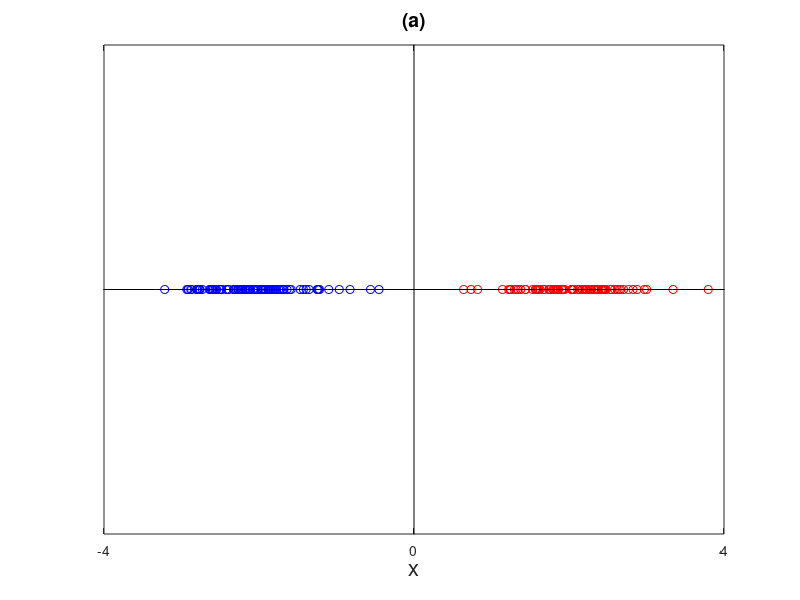

Reproduce this figure in MATLAB. (Note: this script raises an error after producing the figure.)
% Author: Stefan Stavrev 2013

% Generate N random positive numbers, and N negative numbers.
% The mean is 2 and -2 respectively, the std is 0.5.
N = 100;
r1 = -2 + 0.5 .* randn(N,1);
r2 = 2 + 0.5 .* randn(N,1);
r = [r1; r2];
y = zeros(N, 1);

% Plot negative values in blue.
figure;
plot (r1,y,'bo');
hold on
plot (r2,y,'ro');

% Draw line x=0.
hold on
xx = linspace(0, 0, 10);
yy = linspace(-2, 2, 10);
plot(xx,yy,'k')

% Draw line y=0.
hold on
xx = linspace(-10, 10, 10);
yy = linspace(0, 0, 10);
plot(xx,yy,'k')

axis([-4,4,-0.1,0.1]);
xlabel('x', 'FontSize', 16);
set(gca,'YTick',[], 'XTick',[-4,0,4]);
title('(a)', 'FontSize', 14);
hold off

% Attach an additional column to the data for the class assignments.
% The classes are 1 and 2, instead of 0 and 1, just a convenience
% for better workflow in Matlab because indexing begins at 1.
class_column = [ones(N,1); ones(N,1)+1];
x_train = [r class_column];

% Make predictions for one negative and one positive value.
x_test = (-4:0.01:4)';
[lambda, mu, sig, posterior] = class_gen (x_train, x_test, 2);

% Plot the posterior for the two test examples in x_test.
figure;
plot(x_test, posterior(:,1), 'b', x_test, posterior(:,2), 'r');
axis([-4,4,0,1.5]);
xlabel('x', 'FontSize', 16);
ylabel('P(w|x)', 'FontSize', 16);
legend('P(w=1|x)', 'P(w=2|x)');
set(gca,'YTick',[0, 1], 'XTick',[-4,-2,0,2,4]);
title('(d)', 'FontSize', 14);

% Plot lambda which represents P(w).
figure;
bar(lambda, 'y');
axis([0.5,2.5,0,1]);
xlabel('w', 'FontSize', 16);
ylabel('P(w)', 'FontSize', 16);
set(gca,'YTick',[0, 0.5, 1]);
title('(b)', 'FontSize', 14);

% Plot mu and sig which represent P(x|w=0) and P(x|w=1).
figure;
x = -4:0.01:4;
norm_pdf_1 = normpdf (x, mu(1,:), sig{1});
norm_pdf_2 = normpdf (x, mu(2,:), sig{2});
plot(x, norm_pdf_1, 'b', x, norm_pdf_2, 'r');
axis([-4,4,0,2]);
xlabel('x', 'FontSize', 16);
ylabel('P(x|w)', 'FontSize', 16);
legend('P(x|w=1)', 'P(x|w=2)');
set(gca,'XTick',[-4,-2,0,2,4],'YTick',[0,1,2]);
title('(c)', 'FontSize', 14);
